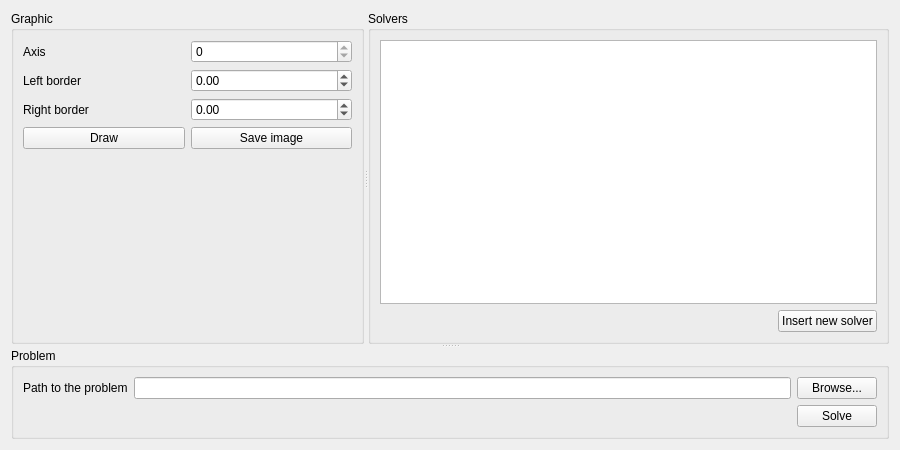
<?xml version="1.0" encoding="UTF-8"?>
<ui version="4.0">
 <class>Controller</class>
 <widget class="QWidget" name="Controller">
  <property name="geometry">
   <rect>
    <x>0</x>
    <y>0</y>
    <width>900</width>
    <height>450</height>
   </rect>
  </property>
  <property name="minimumSize">
   <size>
    <width>900</width>
    <height>450</height>
   </size>
  </property>
  <property name="windowTitle">
   <string>Optimization Solver</string>
  </property>
  <layout class="QVBoxLayout" name="verticalLayout_3">
   <item>
    <widget class="QSplitter" name="splitter_2">
     <property name="orientation">
      <enum>Qt::Vertical</enum>
     </property>
     <widget class="QSplitter" name="splitter">
      <property name="sizePolicy">
       <sizepolicy hsizetype="Expanding" vsizetype="Preferred">
        <horstretch>0</horstretch>
        <verstretch>1</verstretch>
       </sizepolicy>
      </property>
      <property name="orientation">
       <enum>Qt::Horizontal</enum>
      </property>
      <widget class="QGroupBox" name="qraphic">
       <property name="sizePolicy">
        <sizepolicy hsizetype="Preferred" vsizetype="Preferred">
         <horstretch>0</horstretch>
         <verstretch>0</verstretch>
        </sizepolicy>
       </property>
       <property name="title">
        <string>Graphic</string>
       </property>
       <layout class="QVBoxLayout" name="verticalLayout_4">
        <item>
         <layout class="QGridLayout" name="gridLayout">
          <item row="0" column="0">
           <widget class="QLabel" name="labelAxis">
            <property name="text">
             <string>Axis</string>
            </property>
           </widget>
          </item>
          <item row="1" column="0">
           <widget class="QLabel" name="labelLB">
            <property name="text">
             <string>Left border</string>
            </property>
           </widget>
          </item>
          <item row="2" column="0">
           <widget class="QLabel" name="labelRB">
            <property name="text">
             <string>Right border</string>
            </property>
           </widget>
          </item>
          <item row="0" column="1">
           <widget class="QSpinBox" name="spinAxis">
            <property name="maximum">
             <number>0</number>
            </property>
           </widget>
          </item>
          <item row="1" column="1">
           <widget class="QDoubleSpinBox" name="spinLeftBorder">
            <property name="minimum">
             <double>-99.989999999999995</double>
            </property>
           </widget>
          </item>
          <item row="2" column="1">
           <widget class="QDoubleSpinBox" name="spinRightBorder">
            <property name="minimum">
             <double>-99.989999999999995</double>
            </property>
           </widget>
          </item>
          <item row="3" column="0">
           <widget class="QPushButton" name="drawButton">
            <property name="text">
             <string>Draw</string>
            </property>
           </widget>
          </item>
          <item row="3" column="1">
           <widget class="QPushButton" name="saveImageButton">
            <property name="text">
             <string>Save image</string>
            </property>
           </widget>
          </item>
         </layout>
        </item>
        <item>
         <widget class="QCustomPlot" name="plot" native="true"/>
        </item>
       </layout>
      </widget>
      <widget class="QGroupBox" name="solvers">
       <property name="sizePolicy">
        <sizepolicy hsizetype="Expanding" vsizetype="Preferred">
         <horstretch>0</horstretch>
         <verstretch>0</verstretch>
        </sizepolicy>
       </property>
       <property name="title">
        <string>Solvers</string>
       </property>
       <layout class="QVBoxLayout" name="verticalLayout">
        <item>
         <widget class="QTableView" name="table">
          <property name="sizePolicy">
           <sizepolicy hsizetype="Expanding" vsizetype="Expanding">
            <horstretch>0</horstretch>
            <verstretch>0</verstretch>
           </sizepolicy>
          </property>
          <property name="contextMenuPolicy">
           <enum>Qt::ActionsContextMenu</enum>
          </property>
          <property name="selectionBehavior">
           <enum>QAbstractItemView::SelectRows</enum>
          </property>
         </widget>
        </item>
        <item>
         <layout class="QHBoxLayout" name="horLayout3">
          <item>
           <spacer name="horSpacer2">
            <property name="orientation">
             <enum>Qt::Horizontal</enum>
            </property>
            <property name="sizeHint" stdset="0">
             <size>
              <width>40</width>
              <height>20</height>
             </size>
            </property>
           </spacer>
          </item>
          <item>
           <widget class="QPushButton" name="insButton">
            <property name="text">
             <string>Insert new solver</string>
            </property>
           </widget>
          </item>
         </layout>
        </item>
       </layout>
      </widget>
     </widget>
     <widget class="QGroupBox" name="problem">
      <property name="title">
       <string>Problem</string>
      </property>
      <layout class="QVBoxLayout" name="verticalLayout_2">
       <item>
        <layout class="QHBoxLayout" name="horLayout1">
         <item>
          <widget class="QLabel" name="labelPath">
           <property name="text">
            <string>Path to the problem</string>
           </property>
          </widget>
         </item>
         <item>
          <widget class="QLineEdit" name="editProblem"/>
         </item>
         <item>
          <widget class="QPushButton" name="browseButton">
           <property name="text">
            <string>Browse...</string>
           </property>
          </widget>
         </item>
        </layout>
       </item>
       <item>
        <layout class="QHBoxLayout" name="horLayout2">
         <item>
          <spacer name="horSpacer1">
           <property name="orientation">
            <enum>Qt::Horizontal</enum>
           </property>
           <property name="sizeHint" stdset="0">
            <size>
             <width>40</width>
             <height>20</height>
            </size>
           </property>
          </spacer>
         </item>
         <item>
          <widget class="QPushButton" name="solveButton">
           <property name="text">
            <string>Solve</string>
           </property>
          </widget>
         </item>
        </layout>
       </item>
      </layout>
     </widget>
    </widget>
   </item>
  </layout>
  <action name="insertRowAction">
   <property name="enabled">
    <bool>false</bool>
   </property>
   <property name="text">
    <string>&amp;Insert Row</string>
   </property>
   <property name="statusTip">
    <string>Inserts a new Row</string>
   </property>
  </action>
  <action name="deleteRowAction">
   <property name="enabled">
    <bool>false</bool>
   </property>
   <property name="text">
    <string>&amp;Delete Row</string>
   </property>
   <property name="statusTip">
    <string>Deletes the current Row</string>
   </property>
  </action>
 </widget>
 <customwidgets>
  <customwidget>
   <class>QCustomPlot</class>
   <extends>QWidget</extends>
   <header>qcustomplot.h</header>
   <container>1</container>
  </customwidget>
 </customwidgets>
 <resources/>
 <connections/>
</ui>
